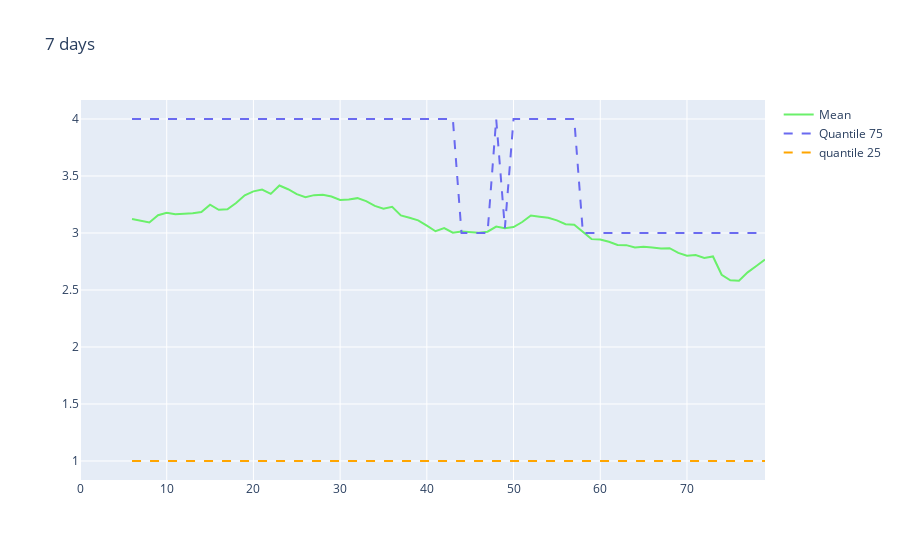

The notebook cell saved with this chart:
### Code cell
plot_metrics(rolling_v2,  str(7) +' days').show()

### Figure 1 — Plotly figure (JSON) as saved in the notebook; plotly's stock layout.template omitted (floating-point values rounded to 4 significant figures)
{"data": [{"line": {"color": "#6AF06A"}, "name": "Mean", "type": "scatter", "x": [0, 1, 2, 3, 4, 5, 6, 7, 8, 9, 10, 11, 12, 13, 14, 15, 16, 17, 18, 19, 20, 21, 22, 23, 24, 25, 26, 27, 28, 29, 30, 31, 32, 33, 34, 35, 36, 37, 38, 39, 40, 41, 42, 43, 44, 45, 46, 47, 48, 49, 50, 51, 52, 53, 54, 55, 56, 57, 58, 59, 60, 61, 62, 63, 64, 65, 66, 67, 68, 69, 70, 71, 72, 73, 74, 75, 76, 77, 78, 79], "y": [null, null, null, null, null, null, 3.122, 3.107, 3.093, 3.156, 3.177, 3.163, 3.167, 3.174, 3.184, 3.248, 3.203, 3.208, 3.263, 3.331, 3.365, 3.381, 3.343, 3.417, 3.384, 3.341, 3.314, 3.332, 3.335, 3.32, 3.29, 3.294, 3.306, 3.279, 3.238, 3.213, 3.23, 3.154, 3.134, 3.111, 3.064, 3.016, 3.043, 3.003, 3.012, 3.005, 3.003, 3.011, 3.056, 3.043, 3.052, 3.096, 3.153, 3.143, 3.133, 3.111, 3.077, 3.072, 3.01, 2.946, 2.942, 2.923, 2.895, 2.893, 2.873, 2.878, 2.873, 2.864, 2.867, 2.825, 2.801, 2.807, 2.781, 2.794, 2.634, 2.584, 2.582, 2.655, 2.711, 2.766]}, {"line": {"color": "#6a6af0", "dash": "dash"}, "name": "Quantile 75", "type": "scatter", "x": [0, 1, 2, 3, 4, 5, 6, 7, 8, 9, 10, 11, 12, 13, 14, 15, 16, 17, 18, 19, 20, 21, 22, 23, 24, 25, 26, 27, 28, 29, 30, 31, 32, 33, 34, 35, 36, 37, 38, 39, 40, 41, 42, 43, 44, 45, 46, 47, 48, 49, 50, 51, 52, 53, 54, 55, 56, 57, 58, 59, 60, 61, 62, 63, 64, 65, 66, 67, 68, 69, 70, 71, 72, 73, 74, 75, 76, 77, 78, 79], "y": [null, null, null, null, null, null, 4, 4, 4, 4, 4, 4, 4, 4, 4, 4, 4, 4, 4, 4, 4, 4, 4, 4, 4, 4, 4, 4, 4, 4, 4, 4, 4, 4, 4, 4, 4, 4, 4, 4, 4, 4, 4, 4, 3, 3, 3, 3, 4, 3.043, 4, 4, 4, 4, 4, 4, 4, 4, 3, 3, 3, 3, 3, 3, 3, 3, 3, 3, 3, 3, 3, 3, 3, 3, 3, 3, 3, 3, 3, 3]}, {"line": {"color": "#ffA500", "dash": "dash"}, "name": "quantile 25", "type": "scatter", "x": [0, 1, 2, 3, 4, 5, 6, 7, 8, 9, 10, 11, 12, 13, 14, 15, 16, 17, 18, 19, 20, 21, 22, 23, 24, 25, 26, 27, 28, 29, 30, 31, 32, 33, 34, 35, 36, 37, 38, 39, 40, 41, 42, 43, 44, 45, 46, 47, 48, 49, 50, 51, 52, 53, 54, 55, 56, 57, 58, 59, 60, 61, 62, 63, 64, 65, 66, 67, 68, 69, 70, 71, 72, 73, 74, 75, 76, 77, 78, 79], "y": [null, null, null, null, null, null, 1, 1, 1, 1, 1, 1, 1, 1, 1, 1, 1, 1, 1, 1, 1, 1, 1, 1, 1, 1, 1, 1, 1, 1, 1, 1, 1, 1, 1, 1, 1, 1, 1, 1, 1, 1, 1, 1, 1, 1, 1, 1, 1, 1, 1, 1, 1, 1, 1, 1, 1, 1, 1, 1, 1, 1, 1, 1, 1, 1, 1, 1, 1, 1, 1, 1, 1, 1, 1, 1, 1, 1, 1, 1]}], "layout": {"title": {"text": "7 days"}}}
